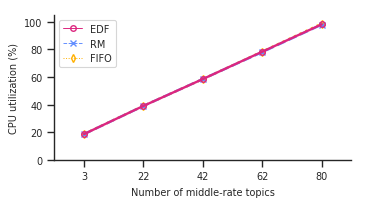

Source code (Python):
import seaborn as sns
import numpy as np
import matplotlib.pyplot as plt
import matplotlib.lines as lines

import scipy as sp
import scipy.stats

# this function is from https://stackoverflow.com/questions/15033511/compute-a-confidence-interval-from-sample-data
def mean_confidence_interval(data, confidence=0.95):
    a = 1.0*np.array(data)
    n = len(a)
    m, se = np.mean(a), scipy.stats.sem(a)
    h = se * sp.stats.t.ppf((1+confidence)/2., n-1)
    return m, h

# References for appropriate color schemes:
# https://davidmathlogic.com/colorblind/
# https://colorbrewer2.org
majorColor='#dc267f'
minorColor='#648fff'
minorColor2='#ffb000'
#majorColor='#5e3c99'
#minorColor='#fdb863'
#majorColor='k'
#minorColor='r'
#minorColor2='b'

#import matplotlib as mpl
#print mpl.__version__

sns.set_style('ticks')
sns.set_context('paper',rc={'font.size':7,
                            'axes.titlesize':7,
                            'axes.labelsize':7,
                            'xtick.labelsize':7,
                            'ytick.labelsize':7,
                            'legend.fontsize':7})#,
#                            'lines.linewidth':2})

fig1, ax1 = plt.subplots()

exp_path = './'

#s = ['EDF', 'RM', 'FIFO']
#m = ['o', 'x', 's']
#c = [majorColor, minorColor, minorColor2]
#l = ['-', '--', ':']
s = ['FIFO', 'RM', 'EDF']
m = ['d', 'x', 'o']
c = [minorColor2, minorColor, majorColor]
l = [':', '--', '-']
for x in range(0,3,1):
    nOut = []
    nOut_err = []
    for i in range(20,101,20):
        meta = np.loadtxt(exp_path + s[x] + '/cpu0list-' + s[x] +
                  '-config' + str(i))
        y, yerr = mean_confidence_interval(meta)
        nOut.append(y)
        nOut_err.append(yerr)
    ax1.errorbar([1.5, 4.5, 7.5, 10.5, 13.5], nOut,
      yerr=nOut_err, marker=m[x], color=c[x], lw=1.7, linestyle=l[x], capthick=0.7, capsize=2, mec=c[x], ms=4, mew=1, mfc='none')

sns.despine()
plt.xlim(0,15)
ax1.set_xticklabels(['3', '22', '42', '62', '80'])
ax1.set_xticks([1.5, 4.5, 7.5, 10.5, 13.5])
ax1.set_ylim(0,105)

ax1.set_xlabel('Number of middle-rate topics')
ax1.set_ylabel('CPU utilization (%)')

h_EDF = lines.Line2D([],[],linewidth=1.7,linestyle='-',color=majorColor,marker='o', lw=0.7, mec=majorColor, ms=4, mew=1, mfc='none')
h_RM = lines.Line2D([],[],linewidth=1.7,linestyle='--',color=minorColor,marker='x', lw=0.7, mec=minorColor, ms=4, mew=1, mfc='none')
h_FIFO = lines.Line2D([],[],linewidth=1.7,linestyle=':',color=minorColor2,marker='d', lw=0.7, mec=minorColor2, ms=4, mew=1, mfc='none')

plt.legend((h_EDF,h_RM,h_FIFO),('EDF','RM','FIFO'),loc=2)#,
#            borderaxespad=0.1)
#plt.tight_layout()
plt.show()
#plt.savefig('../../exp/exp-prioritization/exp2-utilization.pdf',
#            format='pdf', dpi=1000, bbox_inches='tight')
